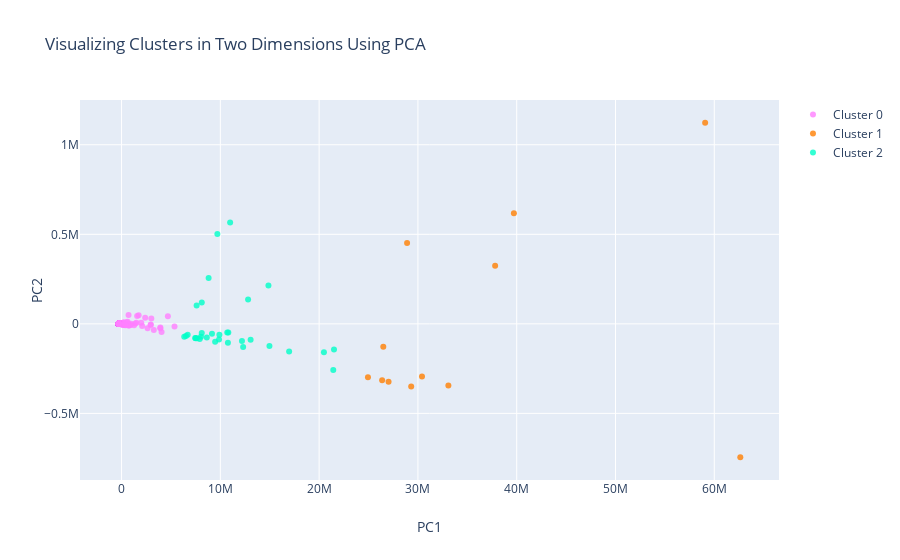

Here is the notebook cell this chart was saved with:
### Code cell
#Instructions for building the 2-D plot

#trace1 is for 'Cluster 0'
trace1 = go.Scatter(
                    x = cluster0["PC1_2d"],
                    y = cluster0["PC2_2d"],
                    mode = "markers",
                    name = "Cluster 0",
                    marker = dict(color = 'rgba(255, 128, 255, 0.8)'),
                    text = None)

#trace2 is for 'Cluster 1'
trace2 = go.Scatter(
                    x = cluster1["PC1_2d"],
                    y = cluster1["PC2_2d"],
                    mode = "markers",
                    name = "Cluster 1",
                    marker = dict(color = 'rgba(255, 128, 2, 0.8)'),
                    text = None)

#trace3 is for 'Cluster 2'
trace3 = go.Scatter(
                    x = cluster2["PC1_2d"],
                    y = cluster2["PC2_2d"],
                    mode = "markers",
                    name = "Cluster 2",
                    marker = dict(color = 'rgba(0, 255, 200, 0.8)'),
                    text = None)

data = [trace1, trace2, trace3]

title = "Visualizing Clusters in Two Dimensions Using PCA"

layout = dict(title = title,
              xaxis= dict(title= 'PC1',ticklen= 5,zeroline= False),
              yaxis= dict(title= 'PC2',ticklen= 5,zeroline= False)
             )

fig = dict(data = data, layout = layout)

iplot(fig)

### Figure 1 — Plotly figure (JSON) as saved in the notebook; plotly's stock layout.template omitted (floating-point values rounded to 4 significant figures; data arrays with more than 128 entries replaced by an {"elided": "..."} marker saying what was removed)
{"data": [{"marker": {"color": "rgba(255, 128, 255, 0.8)"}, "mode": "markers", "name": "Cluster 0", "type": "scatter", "x": {"elided": "2956 float values"}, "y": {"elided": "2956 float values"}}, {"marker": {"color": "rgba(255, 128, 2, 0.8)"}, "mode": "markers", "name": "Cluster 1", "type": "scatter", "x": [24940000.0, 27030000.0, 33080000.0, 26500000.0, 28900000.0, 39720000.0, 26380000.0, 29320000.0, 30410000.0, 37820000.0, 62630000.0, 59080000.0], "y": [-298600.0, -323300.0, -344500.0, -127600.0, 451000.0, 618000.0, -315600.0, -350400.0, -294100.0, 324200.0, -744900.0, 1123000.0]}, {"marker": {"color": "rgba(0, 255, 200, 0.8)"}, "mode": "markers", "name": "Cluster 2", "type": "scatter", "x": [7598000.0, 12190000.0, 21500000.0, 6520000.0, 13070000.0, 9153000.0, 14870000.0, 12310000.0, 8812000.0, 20490000.0, 7462000.0, 9866000.0, 6344000.0, 8120000.0, 9472000.0, 21430000.0, 16960000.0, 14970000.0, 9904000.0, 10810000.0, 7917000.0, 10990000.0, 8037000.0, 6692000.0, 12810000.0, 7485000.0, 10700000.0, 10770000.0, 9698000.0, 8118000.0, 7613000.0, 8630000.0], "y": [102500.0, -95620.0, -143200.0, -67110.0, -88400.0, -55780.0, 214400.0, -128800.0, 256300.0, -158600.0, -79340.0, -86650.0, -71640.0, 119000.0, -100400.0, -257000.0, -154000.0, -123900.0, -60240.0, -47860.0, -83990.0, 565700.0, -72560.0, -60800.0, 136400.0, -79830.0, -48830.0, -105900.0, 501600.0, -51730.0, -80870.0, -76580.0]}], "layout": {"title": {"text": "Visualizing Clusters in Two Dimensions Using PCA"}, "xaxis": {"ticklen": 5, "title": {"text": "PC1"}, "zeroline": false}, "yaxis": {"ticklen": 5, "title": {"text": "PC2"}, "zeroline": false}}}
